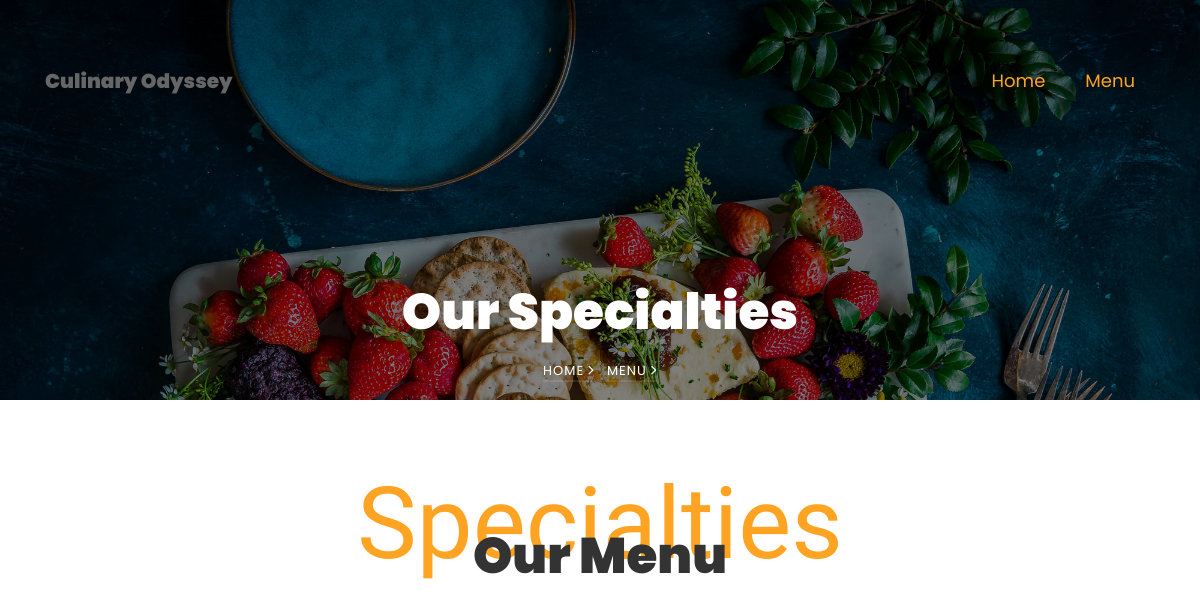
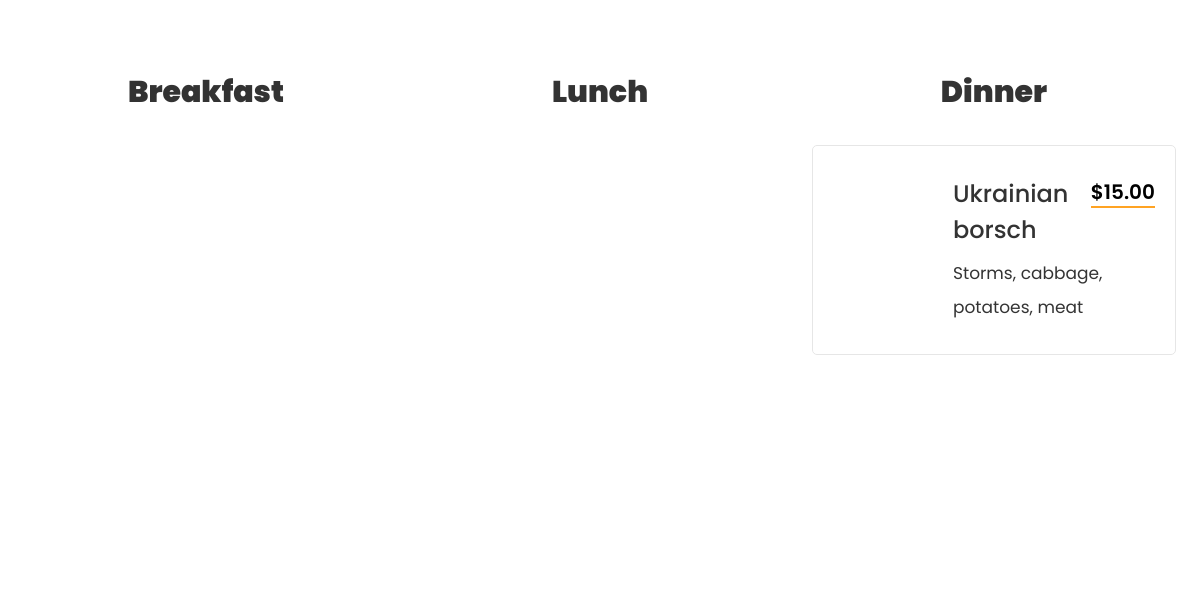
Before: /menu/ (upper part) with the older database file (2 pictures, top to bottom).
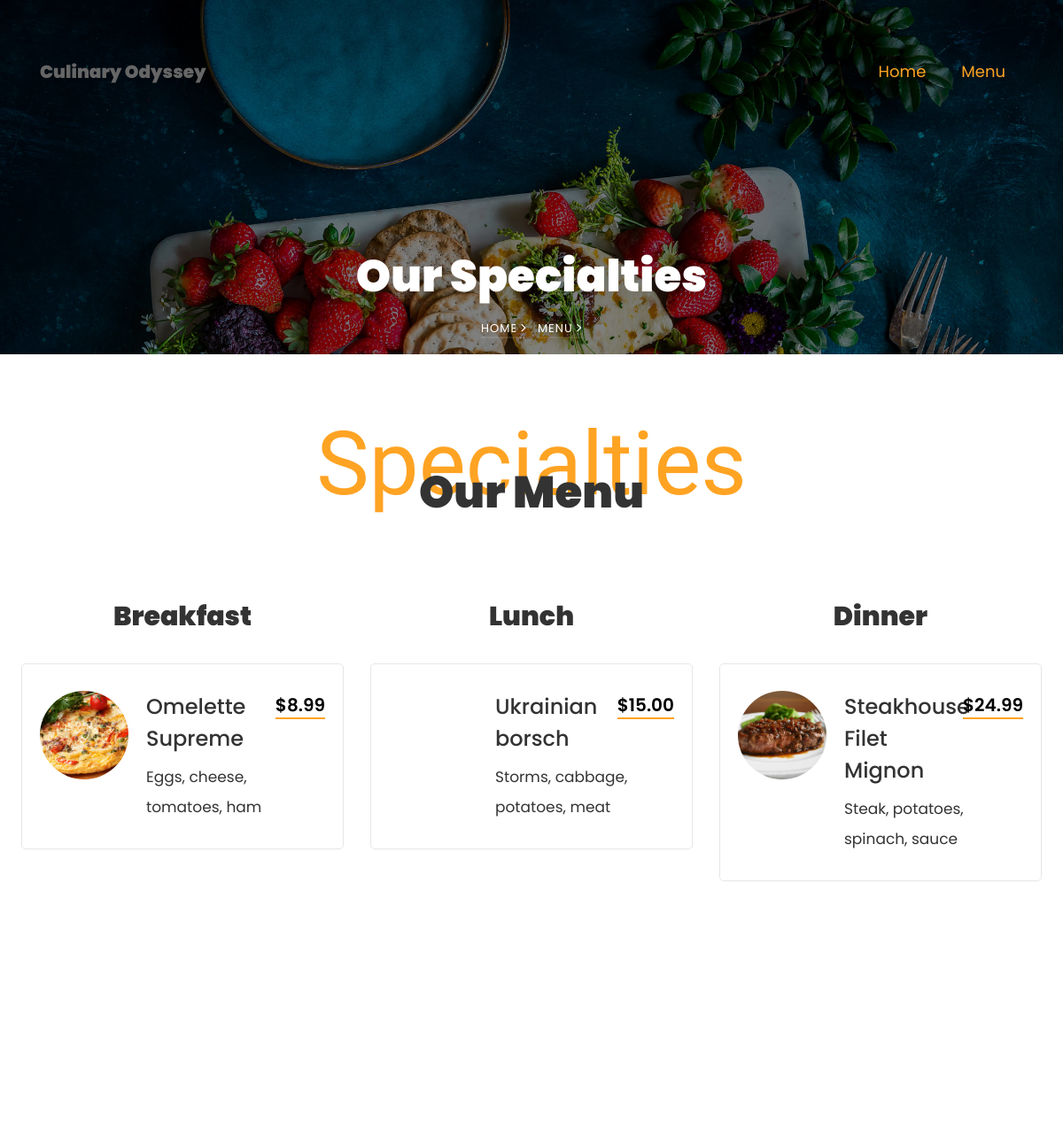
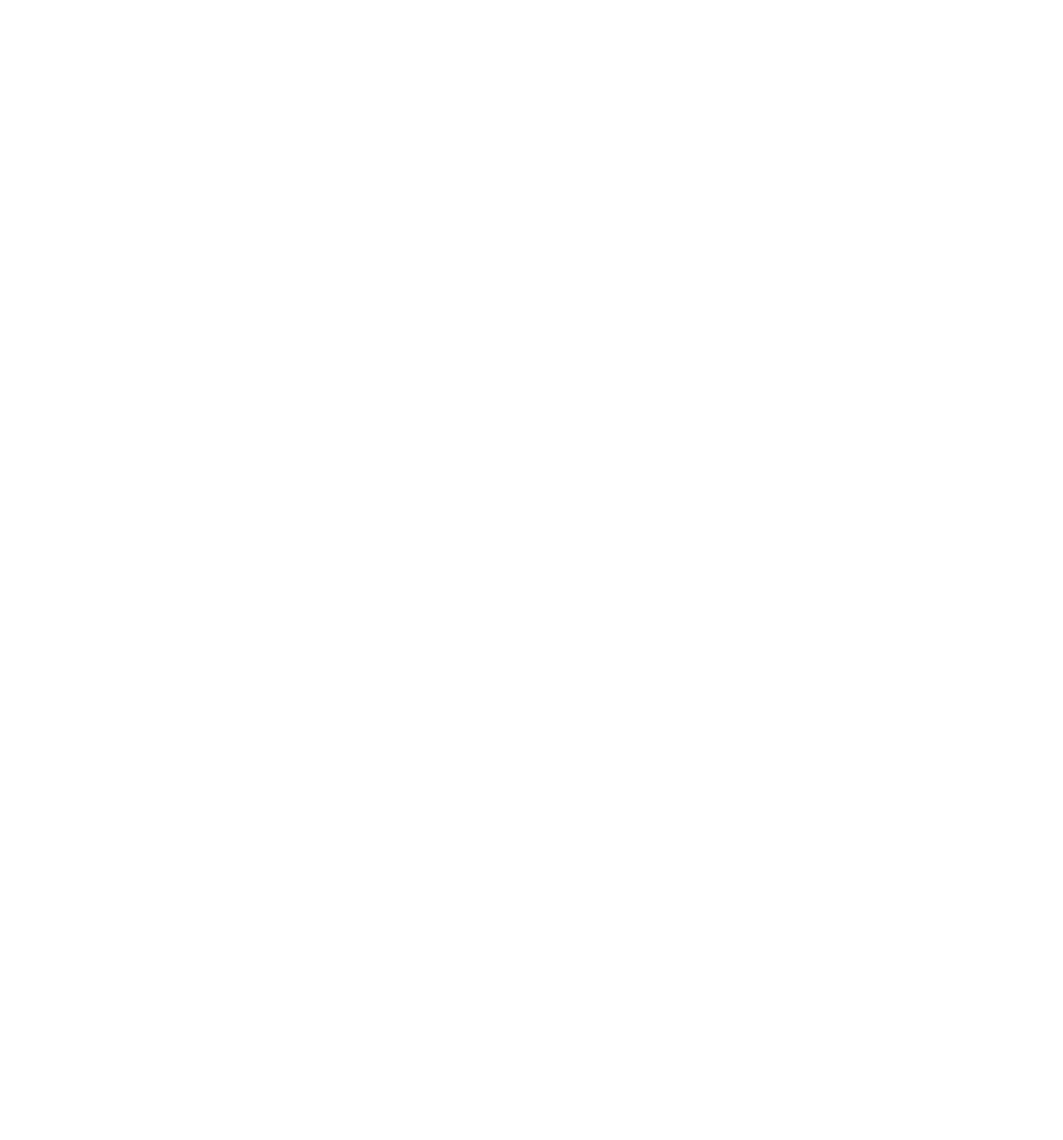
After: the same page with the newer database file (2 pictures, top to bottom).
### culinary_odissey/models.py (models this page shows, shortened)
class DishCategory(models.Model):
    name = models.CharField(max_length=200, unique=True)
    order = models.PositiveSmallIntegerField()
    is_visible = models.BooleanField(default=True)
    class Meta:
        verbose_name_plural = 'Disch categories'
        ordering = ('order',)

class Dish(models.Model):
    name = models.CharField(max_length=255, unique=True)
    slug = models.SlugField(max_length=255, unique=True, db_index=True, verbose_name='url')
    ingredients = models.CharField(max_length=255)
    price = models.DecimalField(max_digits=10, decimal_places=2)
    photo = models.ImageField(upload_to='dishes/', blank=True)
    category = models.ForeignKey(DishCategory, on_delete=models.PROTECT, related_name='dishes')
    is_visible = models.BooleanField(default=True)
    order = models.PositiveSmallIntegerField()
    class Meta:
        verbose_name_plural = 'Dishes'
        ordering = ('order',)
        constraints = [
            models.UniqueConstraint(fields=['order', 'category'], name='unique_order_per_each_category'),
        ]
        unique_together = ['id', 'slug']

### culinary_odissey/views.py (the view)
# urls.py: path('menu/', include('app.urls')),
def menu(request):
    category = DishCategory.objects.filter(is_visible=True)
    dish = Dish.objects.filter(is_visible=True)
    context = {
        'categories':category,
        'dishes' : dish,
    }
    return render(request, 'menu_second.html', context=context)

### app/context_processors.py (called while the page is built)
def main_menu_items(request):
    items = MainMenueItems.objects.filter(is_visible=True)
    return {'main_menu': items}

def slide_item(request):
    items = Slider.objects.filter(is_visible=True)
    return {'slide_item': items}

def footer_items(request):
    items = Footer.objects.first()
    return {'footer_item': items}

### culinary_odissey/templates/menu_second.html (shortened to what this page needs)
{% load static %}
<!DOCTYPE html>
<html lang="en">
  <head>
    <link rel="stylesheet" href="{% static 'css/open-iconic-bootstrap.min.css' %}">
    <link rel="stylesheet" href="{% static 'css/animate.css' %}">
    <link rel="stylesheet" href="{% static 'css/owl.carousel.min.css' %}">
    <link rel="stylesheet" href="{% static 'css/owl.theme.default.min.css' %}">
    <link rel="stylesheet" href="{% static 'css/magnific-popup.css' %}">
    <link rel="stylesheet" href="{% static 'css/aos.css' %}">
    <link rel="stylesheet" href="{% static 'css/ionicons.min.css' %}">
    <link rel="stylesheet" href="{% static 'css/bootstrap-datepicker.css' %}">
    <link rel="stylesheet" href="{% static 'css/jquery.timepicker.css' %}">
    <link rel="stylesheet" href="{% static 'css/flaticon.css' %}">
    <link rel="stylesheet" href="{% static 'css/icomoon.css' %}">
    <link rel="stylesheet" href="{% static 'css/style.css' %}">
  </head>
  <body>
	  <nav class="navbar navbar-expand-lg navbar-dark ftco_navbar bg-dark ftco-navbar-light" id="ftco-navbar">
	    <div class="container">
	      <a class="navbar-brand">Culinary Odyssey</a>
	      <div class="collapse navbar-collapse" id="ftco-nav">
	        <ul class="navbar-nav ml-auto">
                <li class="nav-item active"><a href="/" class="nav-link">Home</a></li>
                <li class="nav-item active"> <a href="{% url 'menu' %}" class="nav-link">Menu</a></li>
	        </ul>
	      </div>
	    </div>
	  </nav>
    <section class="hero-wrap hero-wrap-2" style="background-image: url('images/bg_3.jpg');" data-stellar-background-ratio="0.5">
      <div class="overlay"></div>
      <div class="container">
        <div class="row no-gutters slider-text align-items-end justify-content-center">
          <div class="col-md-9 ftco-animate text-center">
            <h1 class="mb-2 bread">Our Specialties</h1>
            <p class="breadcrumbs"><span class="mr-2"><a href="../../templates/index.html">Home <i class="ion-ios-arrow-forward"></i></a></span> <span>Menu <i class="ion-ios-arrow-forward"></i></span></p>
          </div>
        </div>
      </div>
    </section>
		<section class="ftco-section">
    	<div class="container-fluid px-4">
    		<div class="row justify-content-center mb-5 pb-2">
          <div class="col-md-7 text-center heading-section ftco-animate">
          	<span class="subheading">Specialties</span>
            <h2 class="mb-4">Our Menu</h2>
          </div>
        </div>
    <div class="row">
        {% for category in categories %}
            {% if category.is_visible %}
                <div class="col-md-6 col-lg-4 menu-wrap">
                    <div class="heading-menu text-center ftco-animate">
                        <h3>{{ category.name }}</h3>
                    </div>
                    {% for dish in dishes %}
                        {% if dish.is_visible and dish.category == category %}
                            <div class="menus d-flex ftco-animate">
                                <div class="menu-img img" style="background-image: url({{ dish.photo.url }});"></div>
                                <div class="text">
                                    <div class="d-flex">
                                        <div class="one-half">
                                            <h3>{{ dish.name }}</h3>
                                        </div>
                                        <div class="one-forth">
                                            <span class="price">${{ dish.price }}</span>
                                        </div>
                                    </div>
                                    <p>
                                        <span>{{ dish.ingredients }}</span>
                                    </p>
                                </div>
                            </div>
                        {% endif %}
                    {% endfor %}
                </div>
            {% endif %}
        {% endfor %}
    </div>
 </div>
    </section>
  </body>
</html>

Changed rows visible on the page:
added Dish: photo (picture), name "Omelette Supreme", price "8.99", ingredients "Eggs, cheese, tomatoes, ham", shown under DishCategory "Breakfast"
changed DishCategory "Lunch": gains Dish (name "Ukrainian borsch", price "15.00", ingredients "Storms, cabbage, potatoes, meat")
changed DishCategory "Dinner": loses Dish (name "Ukrainian borsch", price "15.00", ingredients "Storms, cabbage, potatoes, meat")
added Dish: photo (picture), name "Steakhouse Filet Mignon", price "24.99", ingredients "Steak, potatoes, spinach, sauce", shown under DishCategory "Dinner"
